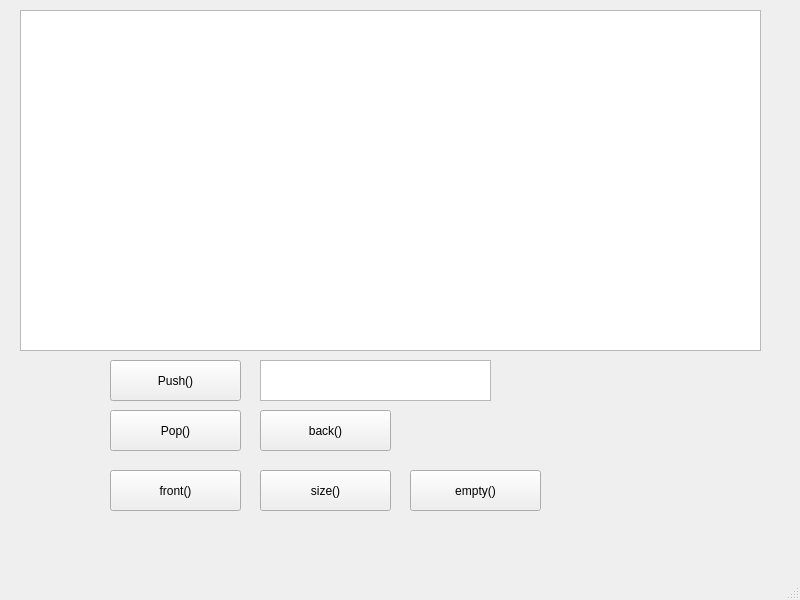
<?xml version="1.0" encoding="UTF-8"?>
<ui version="4.0">
 <class>MainWindow</class>
 <widget class="QMainWindow" name="MainWindow">
  <property name="geometry">
   <rect>
    <x>0</x>
    <y>0</y>
    <width>800</width>
    <height>600</height>
   </rect>
  </property>
  <property name="windowTitle">
   <string>MainWindow</string>
  </property>
  <widget class="QWidget" name="centralwidget">
   <widget class="QListWidget" name="listWidget">
    <property name="geometry">
     <rect>
      <x>20</x>
      <y>10</y>
      <width>741</width>
      <height>341</height>
     </rect>
    </property>
   </widget>
   <widget class="QPushButton" name="pushButton">
    <property name="geometry">
     <rect>
      <x>110</x>
      <y>360</y>
      <width>131</width>
      <height>41</height>
     </rect>
    </property>
    <property name="text">
     <string>Push()</string>
    </property>
   </widget>
   <widget class="QPushButton" name="pushButton_2">
    <property name="geometry">
     <rect>
      <x>110</x>
      <y>470</y>
      <width>131</width>
      <height>41</height>
     </rect>
    </property>
    <property name="text">
     <string>front()</string>
    </property>
   </widget>
   <widget class="QPushButton" name="pushButton_3">
    <property name="geometry">
     <rect>
      <x>110</x>
      <y>410</y>
      <width>131</width>
      <height>41</height>
     </rect>
    </property>
    <property name="text">
     <string>Pop()</string>
    </property>
   </widget>
   <widget class="QPushButton" name="pushButton_4">
    <property name="geometry">
     <rect>
      <x>260</x>
      <y>410</y>
      <width>131</width>
      <height>41</height>
     </rect>
    </property>
    <property name="text">
     <string>back()</string>
    </property>
   </widget>
   <widget class="QPushButton" name="pushButton_5">
    <property name="geometry">
     <rect>
      <x>260</x>
      <y>470</y>
      <width>131</width>
      <height>41</height>
     </rect>
    </property>
    <property name="text">
     <string>size()</string>
    </property>
   </widget>
   <widget class="QPushButton" name="pushButton_6">
    <property name="geometry">
     <rect>
      <x>410</x>
      <y>470</y>
      <width>131</width>
      <height>41</height>
     </rect>
    </property>
    <property name="text">
     <string>empty()</string>
    </property>
   </widget>
   <widget class="QTextEdit" name="textEdit">
    <property name="geometry">
     <rect>
      <x>260</x>
      <y>360</y>
      <width>231</width>
      <height>41</height>
     </rect>
    </property>
   </widget>
  </widget>
  <widget class="QMenuBar" name="menubar">
   <property name="geometry">
    <rect>
     <x>0</x>
     <y>0</y>
     <width>800</width>
     <height>25</height>
    </rect>
   </property>
  </widget>
  <widget class="QStatusBar" name="statusbar"/>
 </widget>
 <resources/>
 <connections/>
</ui>
